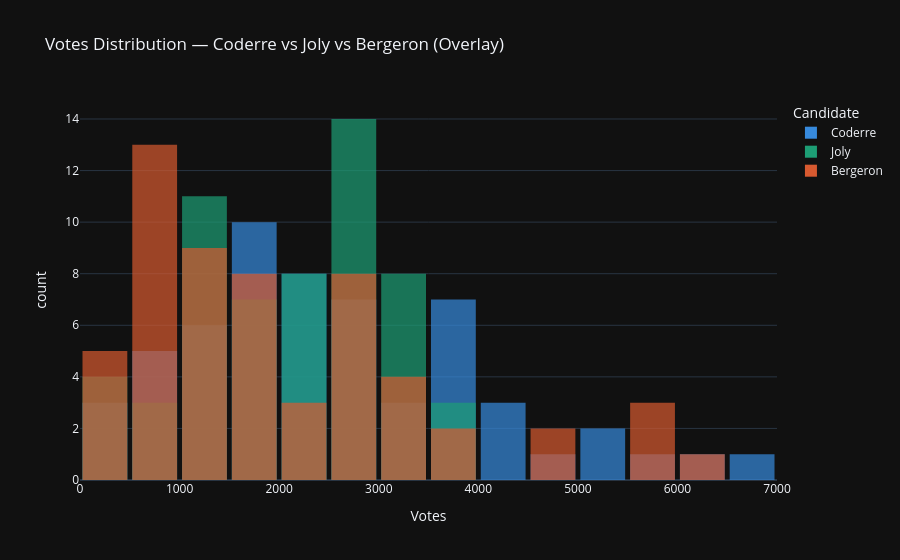

The notebook cell this image was saved under:
### Code cell
fig1 = plt.histogram(
    df_long,
    x='votes',
    color='candidate',                        
    barmode='overlay',                       
    opacity=0.7,
    nbins=30,
    title='Votes Distribution — Coderre vs Joly vs Bergeron (Overlay)',
    labels={'votes': 'Votes', 'candidate': 'Candidate'},
    template='plotly_dark',
    color_discrete_map={
        'Coderre':  '#378ADD',
        'Joly':     '#1D9E75',
        'Bergeron': '#D85A30',
    }
)
 
fig1.update_layout(bargap=0.1)
fig1.show()

### Figure 1 — Plotly figure (JSON) as saved in the notebook; plotly's stock layout.template omitted (floating-point values rounded to 4 significant figures)
{"data": [{"alignmentgroup": "True", "bingroup": "x", "hovertemplate": "Candidate=Coderre<br>Votes=%{x}<br>count=%{y}<extra></extra>", "legendgroup": "Coderre", "marker": {"color": "#378ADD", "opacity": 0.7, "pattern": {"shape": ""}}, "name": "Coderre", "nbinsx": 30, "offsetgroup": "Coderre", "orientation": "v", "showlegend": true, "type": "histogram", "x": [2481, 2525, 3348, 1734, 1770, 1455, 3252, 5456, 4734, 5737, 2979, 1827, 2331, 2670, 3673, 3612, 4308, 4104, 3931, 5387, 2432, 2566, 3347, 2476, 1451, 1906, 1347, 3668, 2878, 2201, 2420, 2184, 1589, 2526, 1873, 1644, 1548, 1773, 2040, 1165, 1193, 1325, 4201, 3536, 631, 595, 518, 332, 3694, 2746, 1546, 3509, 6591, 6229, 996, 540, 446, 491], "xaxis": "x", "yaxis": "y"}, {"alignmentgroup": "True", "bingroup": "x", "hovertemplate": "Candidate=Joly<br>Votes=%{x}<br>count=%{y}<extra></extra>", "legendgroup": "Joly", "marker": {"color": "#1D9E75", "opacity": 0.7, "pattern": {"shape": ""}}, "name": "Joly", "nbinsx": 30, "offsetgroup": "Joly", "orientation": "v", "showlegend": true, "type": "histogram", "x": [3024, 2675, 2532, 2514, 3044, 2316, 2543, 3330, 2852, 1656, 2873, 2815, 2788, 3234, 2431, 2081, 3959, 2822, 1641, 1908, 3578, 2438, 3291, 2849, 1894, 2282, 2271, 1220, 2039, 2782, 1402, 1076, 1172, 1286, 1232, 1578, 1636, 3262, 2648, 1266, 1157, 1908, 3717, 2943, 998, 1068, 690, 326, 3454, 3139, 2675, 2338, 1435, 1051, 423, 592, 419, 489], "xaxis": "x", "yaxis": "y"}, {"alignmentgroup": "True", "bingroup": "x", "hovertemplate": "Candidate=Bergeron<br>Votes=%{x}<br>count=%{y}<extra></extra>", "legendgroup": "Bergeron", "marker": {"color": "#D85A30", "opacity": 0.7, "pattern": {"shape": ""}}, "name": "Bergeron", "nbinsx": 30, "offsetgroup": "Bergeron", "orientation": "v", "showlegend": true, "type": "histogram", "x": [1829, 1163, 2770, 4782, 5933, 3599, 2521, 1760, 1879, 958, 3430, 6408, 5748, 4962, 3155, 1554, 1320, 1459, 882, 1184, 3368, 2092, 2562, 2631, 754, 2169, 2827, 984, 2666, 5819, 1793, 691, 708, 851, 1182, 1950, 1503, 2653, 1437, 832, 653, 1205, 1642, 1330, 258, 226, 224, 131, 2589, 3250, 3679, 2178, 1085, 780, 643, 833, 465, 698], "xaxis": "x", "yaxis": "y"}], "layout": {"autosize": true, "bargap": 0.1, "barmode": "overlay", "legend": {"title": {"text": "Candidate"}, "tracegroupgap": 0}, "title": {"text": "Votes Distribution — Coderre vs Joly vs Bergeron (Overlay)"}, "xaxis": {"anchor": "y", "autorange": true, "domain": [0, 1], "range": [-0.5, 7000.0], "title": {"text": "Votes"}, "type": "linear"}, "yaxis": {"anchor": "x", "autorange": true, "domain": [0, 1], "range": [0, 14.74], "title": {"text": "count"}}}}
